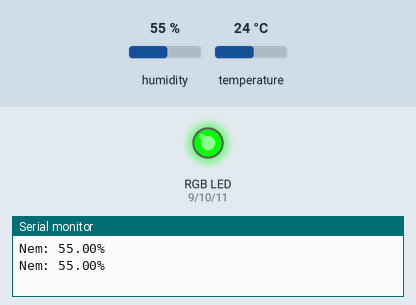
A sketch run on a simulated Arduino Uno, built with avr-gcc and run on an emulated ATmega328P. Shown: an RGB LED mixed from three pins (HIGH = lit), the last lines printed to the serial monitor. The inputs (shaded band) are chosen by the test bench; at power-on: humidity 55 %, temperature 24 °C.

Above: at 2.8 s.
2.9 s: humidity set to 31 %
5.6 s: humidity set to 28 %
At 7.2 s:
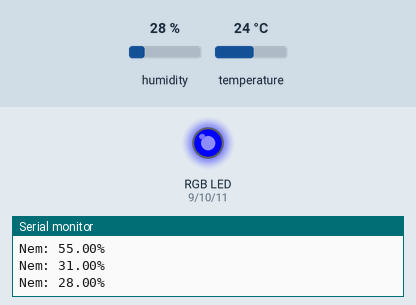
8.3 s: humidity set to 68 %
At 10.9 s:
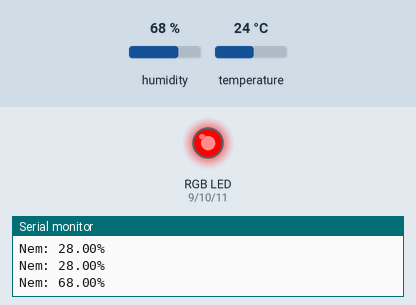
11.6 s: humidity set to 61 %
14.3 s: humidity set to 58 %
At 16.8 s:
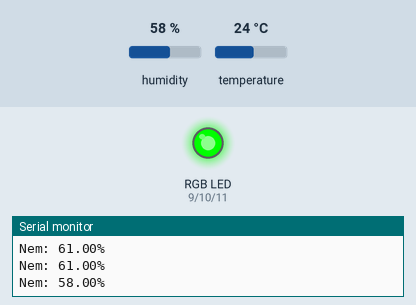
17.7 s: humidity set to 22 %
At 19.2 s:
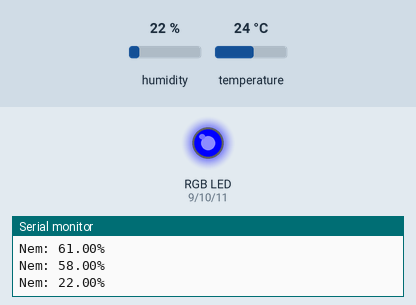
Timing chart, 0 to 20.7 s (numbered marks = the images above; inputs shaded):
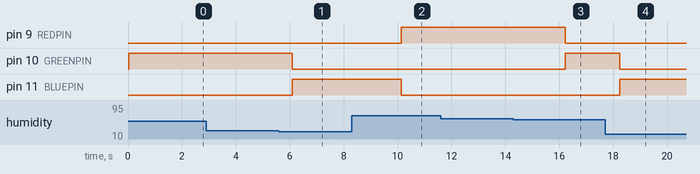

The sketch:

rgb_lcd_nem.ino
```cpp
#include <DHT.h>

// DHT11 tanımlamaları
#define DHTPIN 8        // DHT11 veri pini Arduino D2'ye bağlı
#define DHTTYPE DHT11   // DHT11 sensör tipi
DHT dht(DHTPIN, DHTTYPE);

// RGB LED pin tanımlamaları
#define REDPIN 9
#define GREENPIN 10
#define BLUEPIN 11

void setup() {
  // Başlangıç ayarları
  Serial.begin(9600); // Seri monitör için
  dht.begin();

  pinMode(REDPIN, OUTPUT);
  pinMode(GREENPIN, OUTPUT);
  pinMode(BLUEPIN, OUTPUT);
}

void loop() {
  // Nem değerini oku
  float nem = dht.readHumidity();

  // Okuma hatası kontrolü
  if (isnan(nem)) {
    Serial.println("DHT sensöründen veri alınamıyor!");
    return;
  }

  // Nem durumuna göre RGB LED renklerini ayarla
  if (nem >= 0 && nem < 30) {
    setRGB(0, 0, 255); // Mavi
  } else if (nem >= 30 && nem < 60) {
    setRGB(0, 255, 0); // Yeşil
  } else if (nem >= 60) {
    setRGB(255, 0, 0); // Kırmızı
  }

  // Seri monitöre veri yazdır
  Serial.print("Nem: ");
  Serial.print(nem);
  Serial.println("%");

  delay(2000); // 2 saniye bekle
}

// RGB LED renk ayarı fonksiyonu
void setRGB(int red, int green, int blue) {
  analogWrite(REDPIN, red);
  analogWrite(GREENPIN, green);
  analogWrite(BLUEPIN, blue);
}
```

Measured:
- the behaviour switches between 30 and 29 % on humidity (found by bisection; images 0 and 1)
- the behaviour switches between 60 and 59 % on humidity (found by bisection; images 2 and 3)
- after the input at 5.6 s, pin 10 (GREENPIN): HIGH → LOW after 0.49 s; pin 11 (BLUEPIN): LOW → HIGH after 0.50 s
- after the input at 8.3 s, pin 9 (REDPIN): LOW → HIGH after 1.8 s; pin 11 (BLUEPIN): HIGH → LOW after 1.8 s
- after the input at 14.3 s, pin 9 (REDPIN): HIGH → LOW after 1.9 s; pin 10 (GREENPIN): LOW → HIGH after 1.9 s
- after the input at 17.7 s, pin 10 (GREENPIN): HIGH → LOW after 0.54 s; pin 11 (BLUEPIN): LOW → HIGH after 0.54 s
